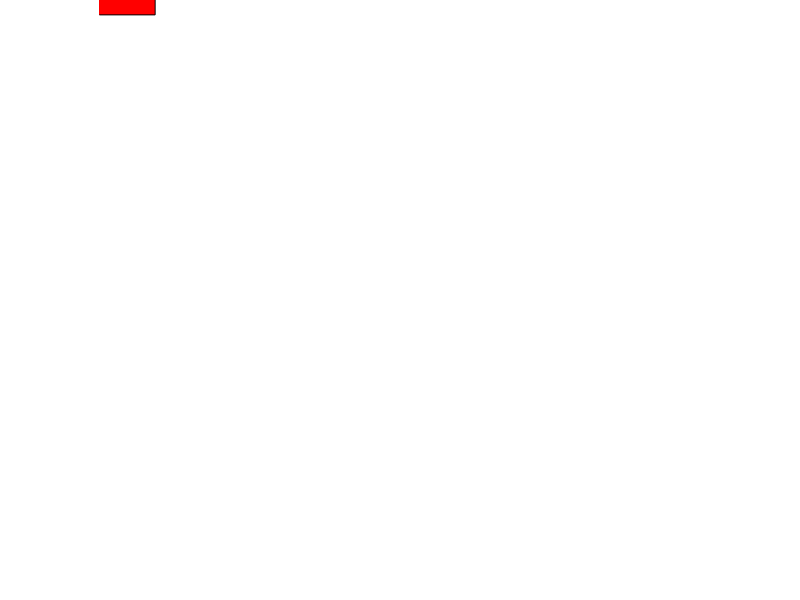

Write MATLAB code to recreate this figure. (Note: this script raises an error after producing the figure.)
%% 图片像素484*484，粗度5像素，
close all;
%朝向序列
ori_mean_all = [50,55,60,65,70,75,80,85];
band = 15;
barlength = 60;
for orichance = 1:8
 
%-----------------------------single--------------------------------------------
    ori_mean = ori_mean_all(orichance);
    ori_sequence = [ori_mean,ori_mean,ori_mean,ori_mean,ori_mean,ori_mean];
    figure('Units','pixels','Position',[100 100 484 484],'Color',[0.5 0.5 0.5],'Resize','off');
    ax = axes('Position',[0 0 1 1],'XLim',[0.5 484.5],'YLim',[0.5 484.5],...
        'Color',[0.5 0.5 0.5],'DataAspectRatio',[1 1 1],'YDir','reverse');
    axis off;
    hold on;
     % 生成6个不重复的随机位置
    grid_indices = randperm(16,1);  % 从16个网格中随机选6个
    [rows,cols] = ind2sub([4,4], grid_indices);  % 转换为行列坐标
    
    for k = 1
        i = rows(k);
        j = cols(k);
        
        % 计算方格中心坐标
        xc = (j-1)*121 + 61.5;  % 121 = 484/4
        yc = (i-1)*121 + 61.5;
        
        % 生成随机角度（0-360度）
        theta = ori_sequence(k);
        theta_rad = deg2rad(theta);
        
        % 创建变换对象并绘制矩形
        h = hgtransform('Parent',ax);
        rectangle('Position',[-15 -2.5 barlength band], 'FaceColor','r', 'Parent',h);
        
        % 应用旋转变换和平移
        R = makehgtform('zrotate', theta_rad);
        T = makehgtform('translate', xc, yc, 0);
        h.Matrix = T * R;
    end
    
    hold off;
    frame = getframe(gcf);           % 捕获整个窗口5
    imwrite(frame.cdata, sprintf('/home/dclab2/plot1118/plot/single%d.png',orichance));
    close all
% ----------------------------homo----------------------------------------------
    ori_mean = ori_mean_all(orichance);
    ori_sequence = [ori_mean,ori_mean,ori_mean,ori_mean,ori_mean,ori_mean,ori_mean,ori_mean];
    location_random = randperm(16,8);
    
    figure('Units','pixels','Position',[100 100 484 484],'Color',[0.5 0.5 0.5],'Resize','off');
    ax = axes('Position',[0 0 1 1],'XLim',[0.5 484.5],'YLim',[0.5 484.5],...
        'Color',[0.5 0.5 0.5],'DataAspectRatio',[1 1 1],'YDir','reverse');
    axis off;
    hold on;
    
    % 生成6个不重复的随机位置
    grid_indices = randperm(16,8);  % 从16个网格中随机选6个
    [rows,cols] = ind2sub([4,4], grid_indices);  % 转换为行列坐标
    
    for k = 1:8
        i = rows(k);
        j = cols(k);
        
        % 计算方格中心坐标
        xc = (j-1)*121 + 61.5;  % 121 = 484/4
        yc = (i-1)*121 + 61.5;
        
        % 生成随机角度（0-360度）
        theta = ori_sequence(k);
        theta_rad = deg2rad(theta);
        
        % 创建变换对象并绘制矩形
        h = hgtransform('Parent',ax);
        rectangle('Position',[-15 -2.5 barlength band], 'FaceColor','r', 'Parent',h);
        
        % 应用旋转变换和平移
        R = makehgtform('zrotate', theta_rad);
        T = makehgtform('translate', xc, yc, 0);
        h.Matrix = T * R;
    end
    
    hold off;
    frame = getframe(gcf);           % 捕获整个窗口
    imwrite(frame.cdata, sprintf('/home/dclab2/plot1118/plot/heter%d.png',orichance));
    close all
    % ----------------------------heter----------------------------------------------
    ori_mean = ori_mean_all(orichance);
    ori_sequence = [ori_mean-10,ori_mean-3.3,ori_mean+3.3,ori_mean+10,ori_mean-3.3,ori_mean+3.3,ori_mean+10,ori_mean-10];
    location_random = randperm(16,8);
    
    figure('Units','pixels','Position',[100 100 484 484],'Color',[0.5 0.5 0.5],'Resize','off');
    ax = axes('Position',[0 0 1 1],'XLim',[0.5 484.5],'YLim',[0.5 484.5],...
        'Color',[0.5 0.5 0.5],'DataAspectRatio',[1 1 1],'YDir','reverse');
    axis off;
    hold on;
    
    % 生成6个不重复的随机位置
    grid_indices = randperm(16,8);  % 从16个网格中随机选6个
    [rows,cols] = ind2sub([4,4], grid_indices);  % 转换为行列坐标
    
    for k = 1:8
        i = rows(k);
        j = cols(k);
        
        % 计算方格中心坐标
        xc = (j-1)*121 + 61.5;  % 121 = 484/4
        yc = (i-1)*121 + 61.5;
        
        % 生成随机角度（0-360度）
        theta = ori_sequence(k);
        theta_rad = deg2rad(theta);
        
        % 创建变换对象并绘制矩形
        h = hgtransform('Parent',ax);
        rectangle('Position',[-15 -2.5 barlength band], 'FaceColor','r', 'Parent',h);
        
        % 应用旋转变换和平移
        R = makehgtform('zrotate', theta_rad);
        T = makehgtform('translate', xc, yc, 0);
        h.Matrix = T * R;
    end
    
    hold off;
    frame = getframe(gcf);           % 捕获整个窗口
    imwrite(frame.cdata, sprintf('/home/dclab2/plot1118/plot/homo%d.png',orichance));
    
end
